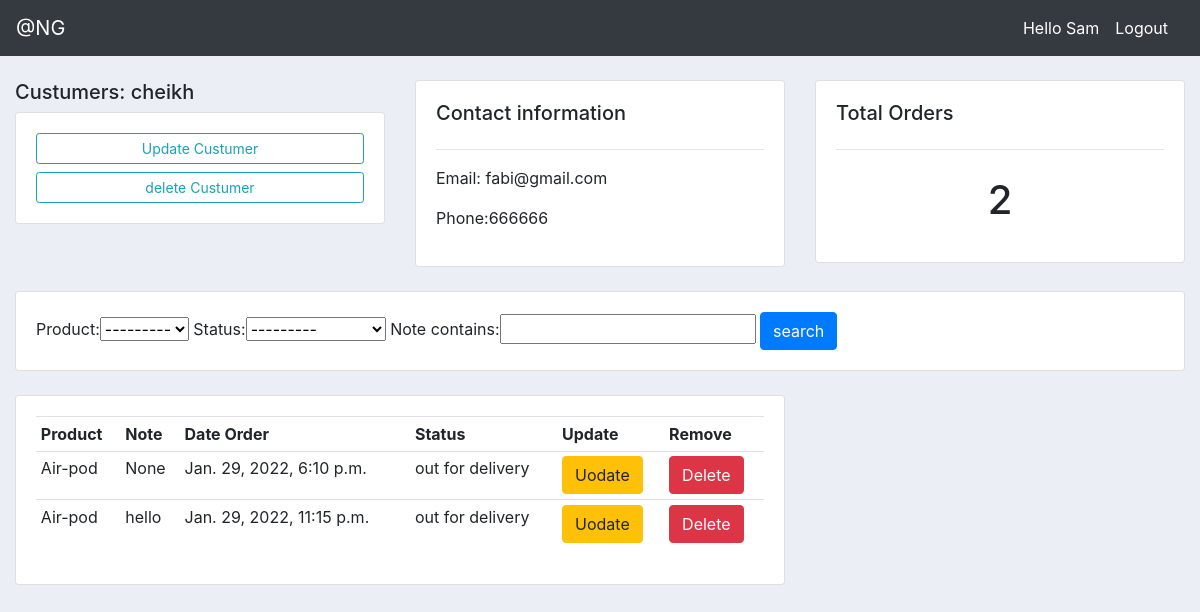
/custumer/2/ (signed in), run on the app's committed database.
### account/models.py (models this page shows, shortened)
class Custumer(models.Model):
    user = models.OneToOneField(User, on_delete=models.CASCADE, null=True)
    name = models.CharField(max_length = 150, null=True)
    phone = models.CharField(max_length = 150, null=True)
    email = models.CharField(max_length = 150, null=True)
    date_created = models.DateTimeField(auto_now_add=True)

class Order(models.Model):
    STATUS = (
        ('Pending', 'Pending'),
            ('out for delivery', 'Out for delivery'),
            ('Delivred', 'Delivred')
        )
    date_created = models.DateTimeField(auto_now_add=True)
    customer = models.ForeignKey(Custumer, on_delete=models.CASCADE, null=True)
    product = models.ForeignKey(Product, on_delete=models.CASCADE, null=True)
    status = models.CharField(max_length = 150, choices=STATUS)
    note = models.CharField(max_length = 100, null=True)

class Product(models.Model):
    CATEGORY = (
        ("Indor", "Indor"),
        ("Out Dor", "Out Door")
    )
    name = models.CharField(max_length = 150, null=True)
    price = models.FloatField(null=True)
    category = models.CharField(max_length = 150, null=True , choices=CATEGORY)
    description = models.CharField(max_length = 150, null=True)
    date_created = models.DateTimeField(auto_now_add=True, null=True)
    def __str__(self):
       return self.name

### account/views.py (the view)
# urls.py: path("custumer/<str:pk>/", views.custumer, name="customer"),
@login_required(login_url='login')
def custumer(request, pk):
    custumer = Custumer.objects.get(id=pk)
    orders = custumer.order_set.all()
    orders_count = orders.count()
    search = SearchFilter(request.GET, queryset=orders)
    orders = search.qs
    context = {"custumer":custumer, "orders":orders, "orders_count":orders_count, "search":search}
    return render(request, 'account/custumer.html', context)

### account/templates/account/custumer.html
{% extends "account/base.html" %}
{% block content %}
   <br>
   <div class="row">
        <div class="col-md-4">
                <h5>Custumers: {{custumer.name}}</h5>
            <div class="card card-body">
                <a href={% url 'createOrder' custumer.pk %} class="btn btn-outline-info btn-sm btn-block">Update Custumer</a>
                <a href="" class="btn btn-outline-info btn-sm btn-block">delete Custumer</a>
            </div>
        </div>
        <div class="col-md-4">
            <div class="card card-body">
                <h5>Contact information</h5>
                <hr>
                <p>Email: {{ custumer.email}}</p>
                <p>Phone:{{custumer.phone}}</p>
            </div>
        </div>
        <div class="col-md-4">
            <div class="card card-body">
                <h5>Total Orders</h5>
                <hr>
                <h1 style="text-align: center; padding: 10px"> {{orders_count}} </h1>
            </div>
        </div>
   </div>
   <br>
   <div class="row">
        <div class="col">
            <div class="card card-body">
                <form action="" method="get">
                {{ search.form }}
                    <button type="submit" class="btn btn-primary">search</button>
                </form>
            </div>
        </div>
   </div>
   <br>
   <div class="row">
       <div class="col-md-8">
            <div class="card card-body">
                <table class="table table-sm">
                    <tr>
                        <th>Product</th>
                        <th>Note</th>
                        <th>Date Order</th>
                        <th>Status</th>
                        <th>Update</th>
                        <th>Remove</th>
                    </tr>
                    {% for order in orders %}
                        <tr>
                            <td>{{ order.product}}</td>
                            <td>{{ order.note}}</td>
                            <td>{{ order.date_created}}</td>
                            <td>{{ order.status}}</td>
                             <td><a href={% url 'updateOrder' order.pk %} class="btn btn-warning">Uodate</a></td>
                       <td><a href={% url 'deleteOrder' order.pk %} class="btn btn-danger">Delete</a></td>
                        </tr>
                    {% endfor %}
                </table>
            </div>
       </div>
   </div>
{% endblock content %}

### account/templates/account/navbar.html (shortened to what this page needs)
<nav class="navbar navbar-expand-lg navbar-dark bg-dark">
  <a class="navbar-brand" href="#">@NG</a>
  <div class="collapse navbar-collapse" id="navbarNav">
    <span class="text-white">Hello {{ request.user}}</span>
    <span> <a class="nav-link text-white" href={% url 'logout' %}>Logout</a></span>
  </div>
</nav>

### account/static/css/main.css (style rules this page uses)
body { background-color: #ebeff5; }

### data on the page
Custumer: name "cheikh", email "fabi@gmail.com", phone "666666"
Order: product "Air-pod", note "None", date_created "Jan. 29, 2022, 6:10 p.m.", status "out for delivery"
Order: product "Air-pod", note "hello", date_created "Jan. 29, 2022, 11:15 p.m.", status "out for delivery"

### other printed values
{{ request.user }} "Sam"
{{ orders_count }} "2"
